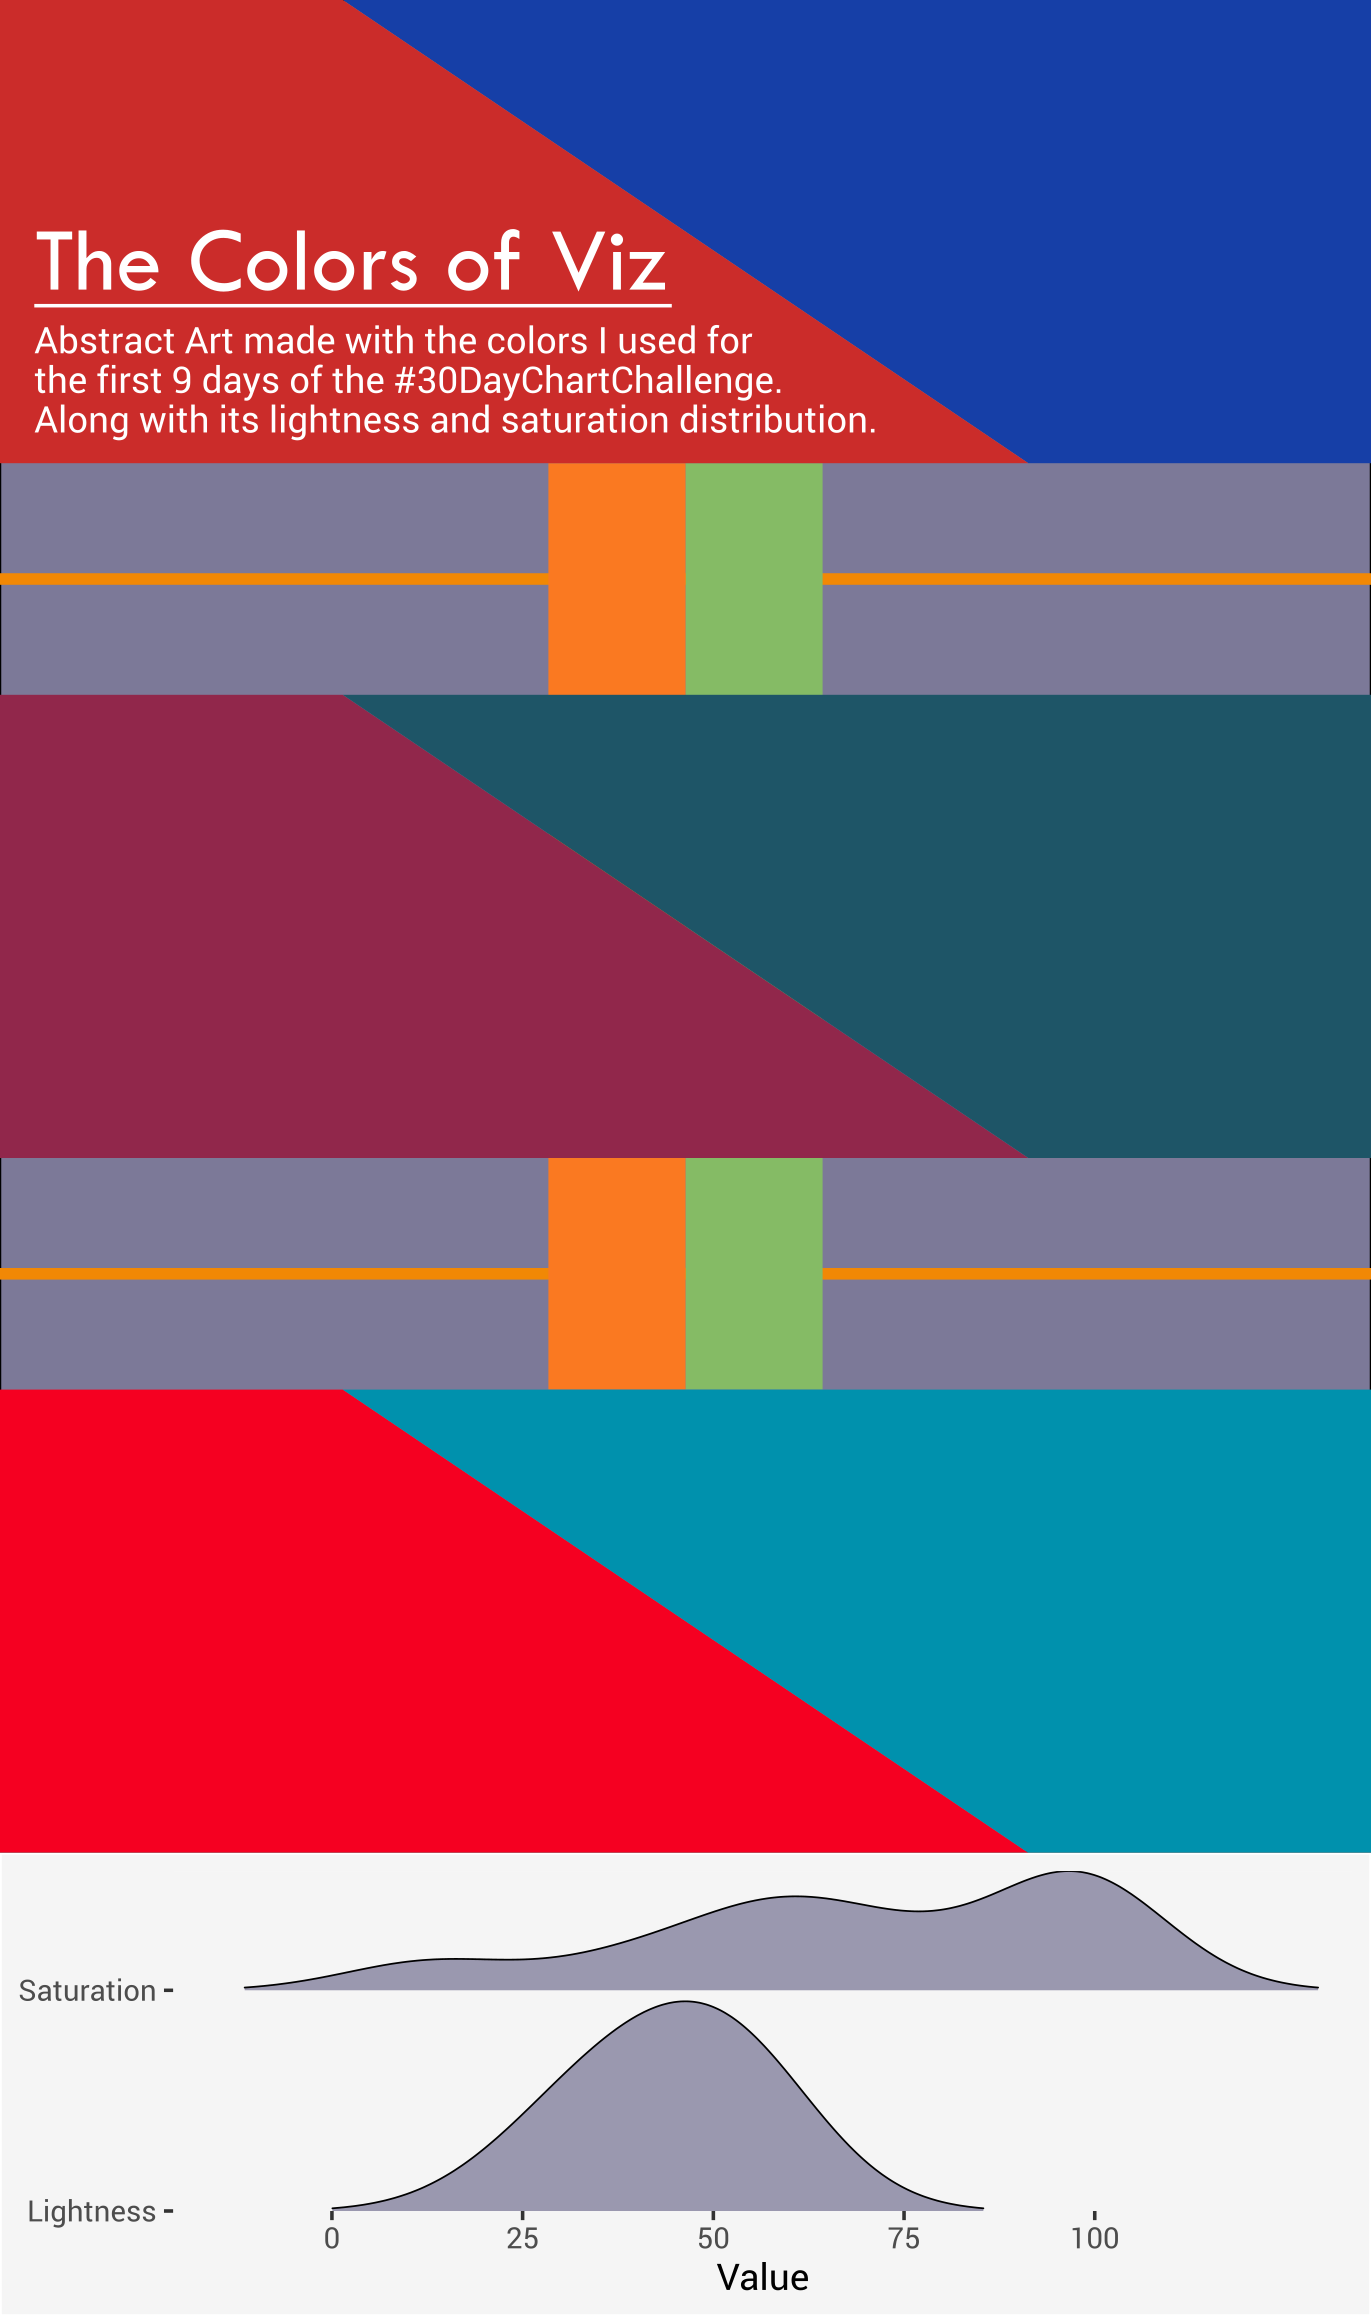

Write R code to recreate this figure.
#Load packages
library(tidyverse)
library(extrafont)
library(ggridges)
library(cowplot)

#Tibble with colors
tibble(
    colors = c("#163FA7", "#85bb65", "#F50021", "#F18805", "#CB2C2A", "#0091AD", "#7c7998", "#91274B", "#FA7921", "#1E5567"),
  saturation = c(77, 39, 100, 96, 66, 100, 13, 58, 96, 55),
  light = c(37, 56, 48, 48, 48, 34, 54, 36, 55, 26)
) -> colores

#Plot abstract part
abstract <- 
  ggplot() +
  geom_polygon(aes(x = c(1, 1 , 3, 3),
                   y = c(2.525, 2.475, 2.475, 2.525)),
               fill = colores[[4, 1]]) +
  geom_polygon(aes(x = c(1, 1 , 3, 3),
                   y = c(-0.525, -0.475, -0.475, -0.525)),
               fill = colores[[4, 1]]) +
  geom_polygon(aes(x = c(2, 2, 2.2, 2.2),
                   y = c(3, -1, -1, 3)),
               fill = colores[[2, 1]],
               size = 1.25) +
  geom_polygon(aes(x = c(1.8, 1.8, 2, 2),
                   y = c(3, -1, -1, 3)),
               fill = colores[[9, 1]],
               size = 1.25) +
  geom_polygon(aes(x = c(1, 1.5, 2.5, 1),
                   y = c(2, 2, 0, 0)),
               fill = colores[[8, 1]],
               size = .5) +
  geom_polygon(aes(x = c(3, 3, 1.5, 2.5),
                   y = c(0, 2, 2, 0)),
               fill = colores[[10, 1]]) +
  geom_polygon(aes(x = c(1.5, 3, 3, 2.5),
                   y = c(5, 5, 3, 3)),
               fill = colores[[1, 1]]) +
  geom_polygon(aes(x = c(2.5, 1, 1, 1.5),
                   y = c(-3, -3, -1, -1)),
               fill = colores[[3, 1]]) +
  geom_polygon(aes(x = c(1, 1.5, 2.5, 1),
                   y = c(5, 5, 3, 3)),
               fill = colores[[5, 1]]) +
  geom_polygon(aes(x = c(3, 2.5, 1.5, 3),
                   y = c(-3, -3, -1, -1)),
               fill = colores[[6, 1]]) +
  coord_cartesian(expand = FALSE) +
  theme_void() +
  theme(panel.background = element_rect(colores[[7, 1]]),
        panel.grid = element_blank()) 

#Plot distributions
colores %>% 
  pivot_longer(2:3, names_to = "type", values_to = "value") %>% 
  ggplot(aes(value, type)) +
  geom_density_ridges(fill = colores[[7, 1]], 
                      alpha = .75,
                      size = 0.25,
                      rel_min_height = .0125,
                      scale = .95) +
  scale_y_discrete(labels = c("Lightness", "Saturation")) +
  scale_x_continuous(breaks = seq(0, 100, 25)) +
  labs(x = "Value", y = NULL) +
  coord_cartesian(expand = FALSE) +
  theme(panel.background = element_rect("#F5F5F5"),
        plot.background = element_rect("#F5F5F5"),
        panel.grid = element_blank(),
        axis.text = element_text(family = "Roboto"),
        axis.title = element_text(family = "Roboto")) -> distribution
  
#Create subtitles for plot
abstract_subtitle <- paste(
  "Abstract Art made with the colors I used for",
  "the first 9 days of the #30DayChartChallenge.",
  "Along with its lightness and saturation distribution.",
  sep = '\n'
)

#Add title and subtitles for abstract plot
p2 <- ggdraw(abstract) + 
  draw_text("The Colors of Viz", x = 0.025, y = 0.86, hjust = 0, color = 'white',
            size = 28, family = 'Tw Cen MT') + 
  draw_text(abstract_subtitle, x = 0.025, y = 0.795, hjust = 0, color = 'white',
            size = 11, family = 'Roboto', lineheight = 0.9) + 
  draw_line(x = c(0.025, 0.49), y = 0.835, color = 'white', size = 0.5) 

#Combine abstract and distribution
plot_grid(p2, distribution, ncol = 1, rel_heights = c(4, 1))

#Code to save the plot
# ggsave("10.Abstract.png",
#        height = 24.5,
#        width = 14.5,
#        unit = "cm",
#        dpi = 320,
#        type = "cairo-png")

# ggsave("10.Abstract.svg",
#        height = 24.5,
#        width = 14.5,
#        unit = "cm",
#        dpi = 320)
